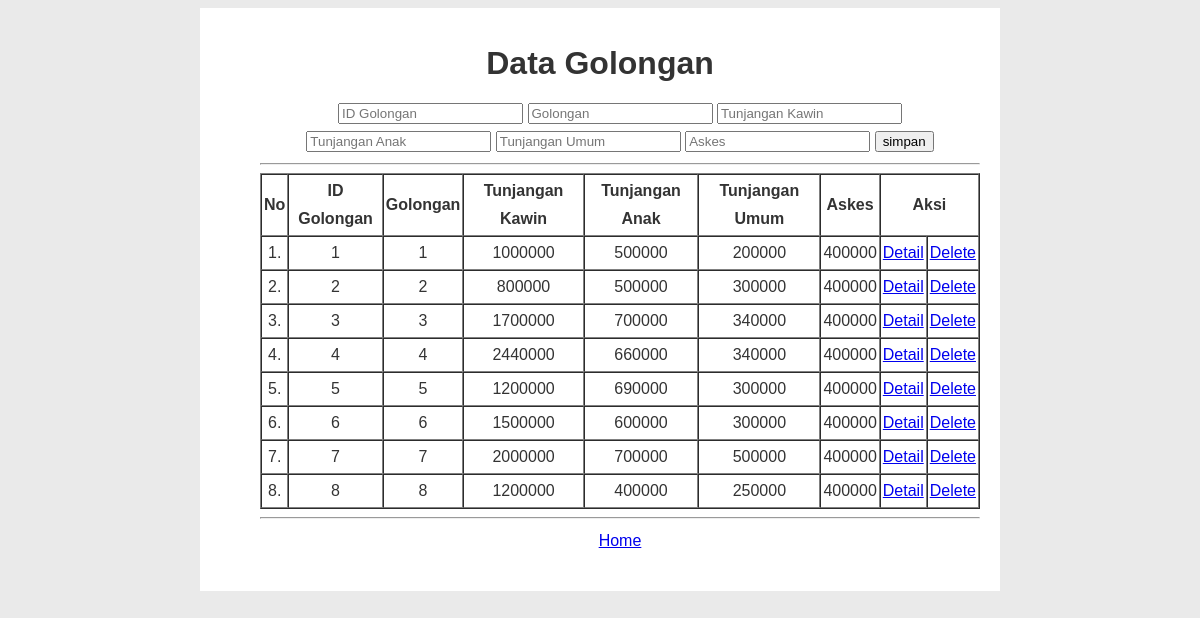
The app's page /input_golongan.php with its own data.
### tables this page shows
CREATE TABLE `golongan` (
  `Id_gol` int(11) NOT NULL,
  `Golongan` varchar(5) NOT NULL,
  `T_kawin` double NOT NULL,
  `T_anak` double NOT NULL,
  `T_umum` double NOT NULL,
  `Askes` double NOT NULL,
  `id_jab` int(11) NOT NULL
);

### view_gol.php (the view, shortened to what this page needs)
<?php
include("connection.php");
?>
<div class="table-responsive">
<table border="1" cellspacing="0" cellpadding="2" align="center">
    <tr>
        <th>No</th>
        <th>ID Golongan</th>
        <th>Golongan</th>
        <th>Tunjangan Kawin</th>
        <th>Tunjangan Anak</th>
        <th>Tunjangan Umum</th>
        <th>Askes</th>
        <th colspan="2">Aksi</th>
    </tr>
<?php
    $no=1;
    $query=("SELECT * FROM golongan");
    $lihat = mysqli_query($con, $query) or die('Error, query failed. ' . mysqli_error());
    while($r=mysqli_fetch_array($lihat)){
?>
    <tr>
        <td><?php echo"$no.";?></td>
        <td><?php echo"$r[Id_gol]";?></td>
        <td><?php echo"$r[Golongan]";?></td>
        <td><?php echo"$r[T_kawin]";?></td>
        <td><?php echo"$r[T_anak]";?></td>
        <td><?php echo"$r[T_umum]";?></td>
        <td><?php echo"$r[Askes]";?></td>
        <td><a href="detail_golongan.php?Id_gol=<?php echo "$r[Id_gol]";?>">Detail</a></td>
        <td><a href="delete_golongan.php?Id_gol=<?php echo $r[Id_jab];?>">Delete</a></td>
    </tr>
<?php
$no++;
} ?>
</table>
</div>

### stylegolongan.css (style rules this page uses)
body { font: 16px/28px arial, sans-serif; background-color: #eaeaea; color: #333333; }

### records on screen
golongan: Id_gol "1", Golongan "1", T_kawin "1000000", T_anak "500000", T_umum "200000", Askes "400000"
golongan: Id_gol "2", Golongan "2", T_kawin "800000", T_anak "500000", T_umum "300000", Askes "400000"
golongan: Id_gol "3", Golongan "3", T_kawin "1700000", T_anak "700000", T_umum "340000", Askes "400000"
golongan: Id_gol "4", Golongan "4", T_kawin "2440000", T_anak "660000", T_umum "340000", Askes "400000"
golongan: Id_gol "5", Golongan "5", T_kawin "1200000", T_anak "690000", T_umum "300000", Askes "400000"
golongan: Id_gol "6", Golongan "6", T_kawin "1500000", T_anak "600000", T_umum "300000", Askes "400000"
golongan: Id_gol "7", Golongan "7", T_kawin "2000000", T_anak "700000", T_umum "500000", Askes "400000"
golongan: Id_gol "8", Golongan "8", T_kawin "1200000", T_anak "400000", T_umum "250000", Askes "400000"
